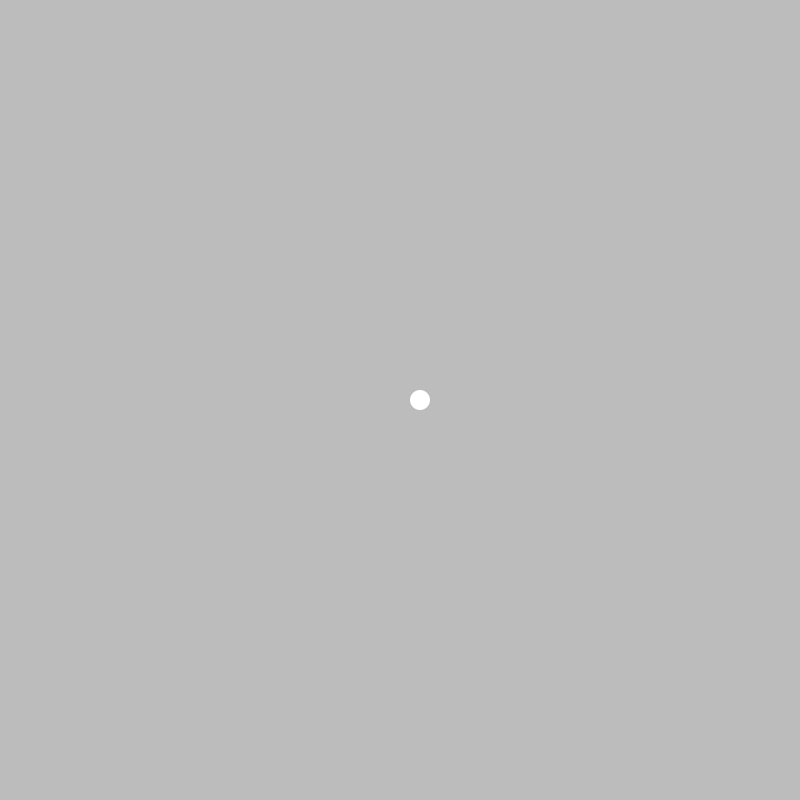
Frame 1 (no input)
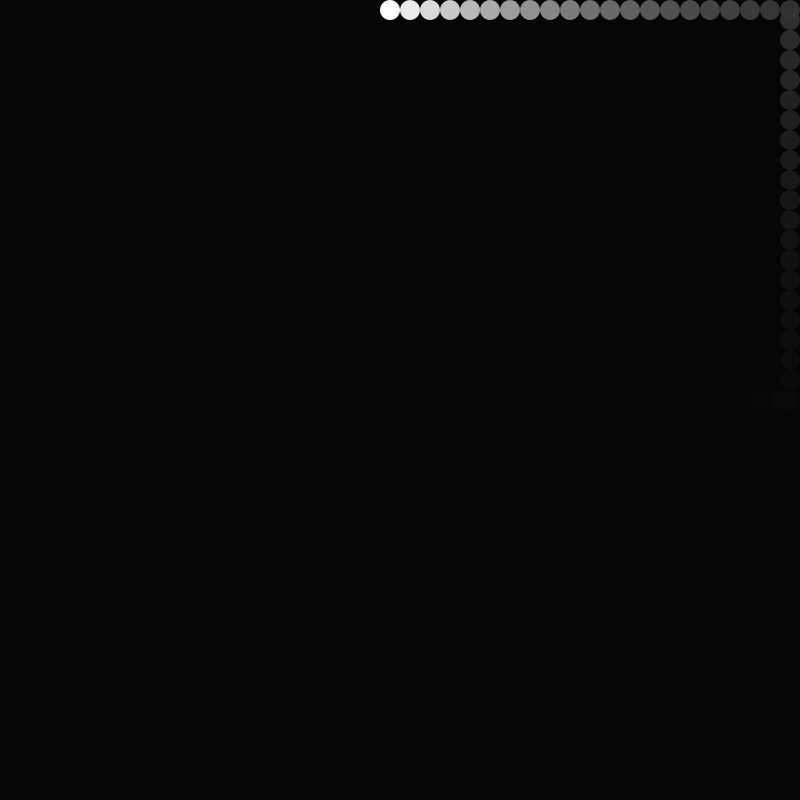
Frame 60 (the mouse pressed at the canvas centre just before this capture)
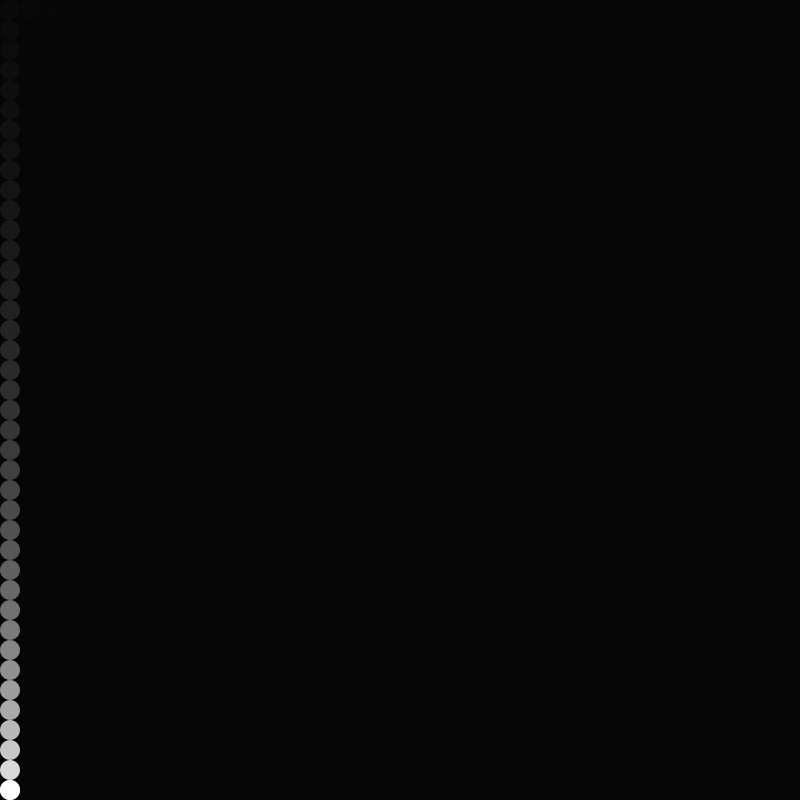
Frame 120 (the mouse held since frame 60 and released just before this capture)

The Processing sketch that drew these frames (run headless with seeded random() and noise(); from frame 60 on, the mouse is pressed at the canvas centre):

// Processing sketch: Agent
// ── Agent.pde
Rider rider;

void setup() {
  size(800, 800);
  
  rider = new Rider(width / 2, height / 2);
}

void draw() {
  noStroke();
  fill(0, 20);
  rect(0, 0, width, height);
  
  fill(255);
  rider.update();
  rider.check();
  rider.display();
}
// ── Rider.pde
class Rider {
  static final float SPEED = 20; 
  float x, y;
  float speedX, speedY;
  float radius;
  
  Rider(float x, float y) {
    this.x = x;
    this.y = y;
    speedX = SPEED;
    speedY = 0;
    radius = 10;
  }
  
  void update() {
    x += speedX;
    y += speedY;
  }
  
  void check() {
    if (x > width - radius) {
      speedY = -SPEED;
      speedX = 0;
      x = width - radius;
    }
    if (x < radius) {
      speedY = SPEED;
      speedX = 0;
      x = radius;
    }
    if (y > height - radius) {
      speedX = SPEED;
      speedY = 0;
      y = height - radius;
    }
    if (y < radius) {
      speedX = -SPEED;
      speedY = 0;
      y = radius;
    }
  }
  
  void display() {
    ellipse(x, y, radius * 2, radius * 2);
  }
}
